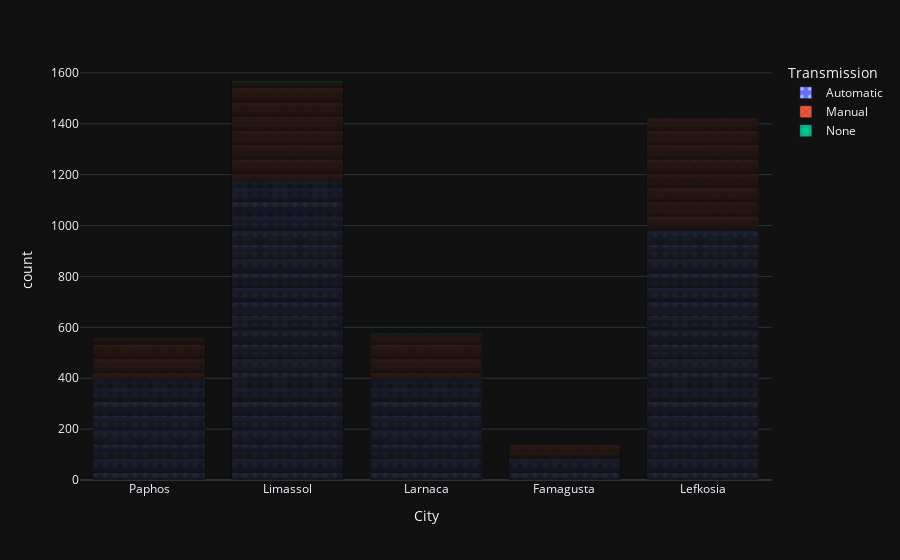

The notebook cell saved with this chart:
### Code cell
fig1 = px.bar(df, x="City", color="Transmission",
        pattern_shape="Transmission", pattern_shape_sequence=[".", "x", "+"], template='plotly_dark')
fig1.show()

### Figure 1 — Plotly figure (JSON) as saved in the notebook; plotly's stock layout.template omitted (floating-point values rounded to 4 significant figures; data arrays with more than 128 entries replaced by an {"elided": "..."} marker saying what was removed)
{"data": [{"alignmentgroup": "True", "hovertemplate": "Transmission=Automatic<br>City=%{x}<br>count=%{y}<extra></extra>", "legendgroup": "Automatic", "marker": {"color": "#636efa", "pattern": {"shape": "."}}, "name": "Automatic", "offsetgroup": "Automatic", "orientation": "v", "showlegend": true, "textposition": "auto", "type": "bar", "x": {"elided": "3049 str values"}, "xaxis": "x", "y": {"elided": "3049 int values"}, "yaxis": "y"}, {"alignmentgroup": "True", "hovertemplate": "Transmission=Manual<br>City=%{x}<br>count=%{y}<extra></extra>", "legendgroup": "Manual", "marker": {"color": "#EF553B", "pattern": {"shape": "x"}}, "name": "Manual", "offsetgroup": "Manual", "orientation": "v", "showlegend": true, "textposition": "auto", "type": "bar", "x": {"elided": "1201 str values"}, "xaxis": "x", "y": {"elided": "1201 int values"}, "yaxis": "y"}, {"alignmentgroup": "True", "hovertemplate": "Transmission=None<br>City=%{x}<br>count=%{y}<extra></extra>", "legendgroup": "None", "marker": {"color": "#00cc96", "pattern": {"shape": "+"}}, "name": "None", "offsetgroup": "None", "orientation": "v", "showlegend": true, "textposition": "auto", "type": "bar", "x": ["Limassol", "Larnaca", "Limassol", "Larnaca", "Larnaca", "Limassol", "Larnaca", "Limassol", "Limassol", "Larnaca"], "xaxis": "x", "y": [1, 1, 1, 1, 1, 1, 1, 1, 1, 1], "yaxis": "y"}], "layout": {"barmode": "relative", "legend": {"title": {"text": "Transmission"}, "tracegroupgap": 0}, "margin": {"t": 60}, "xaxis": {"anchor": "y", "domain": [0, 1], "title": {"text": "City"}}, "yaxis": {"anchor": "x", "domain": [0, 1], "title": {"text": "count"}}}}
